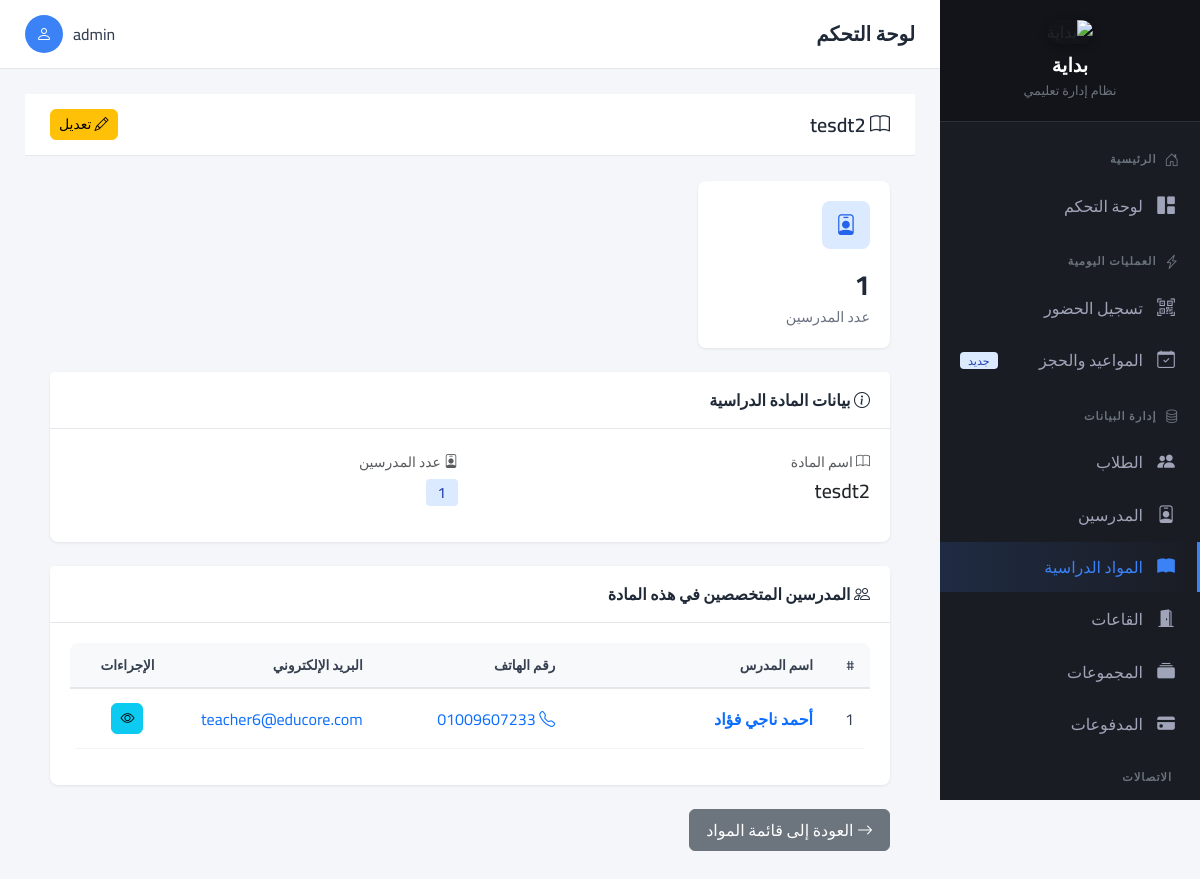
/teachers/subjects/2/ (signed in), run on the app's committed database.
### apps/accounts/models.py (models this page shows, shortened)
class User(AbstractUser):
    ROLE_CHOICES = [
        ('admin', 'مدير النظام'),
        ('supervisor', 'مشرف الحضور'),
        ('teacher', 'مدرس'),
    ]
    user_id = models.AutoField(primary_key=True)
    role = models.CharField(
        max_length=20,
        choices=ROLE_CHOICES,
        default='supervisor',
        verbose_name='الدور'
    )
    phone = models.CharField(
        max_length=17,
        blank=True,
        verbose_name='رقم الهاتف'
    )
    is_active = models.BooleanField(default=True)
    created_at = models.DateTimeField(auto_now_add=True)
    updated_at = models.DateTimeField(auto_now=True)
    class Meta:
        db_table = 'users'
        verbose_name = 'مستخدم'
        verbose_name_plural = 'المستخدمين'

### apps/teachers/models.py (models this page shows, shortened)
class Subject(models.Model):
    name = models.CharField(max_length=100, unique=True, verbose_name="اسم المادة")
    class Meta:
        db_table = 'subjects'
        verbose_name = 'مادة دراسية'
        verbose_name_plural = 'المواد الدراسية'
        ordering = ['name']

class Teacher(models.Model):
    teacher_id = models.AutoField(primary_key=True)
    full_name = models.CharField(max_length=255, verbose_name="اسم المدرس")
    phone = models.CharField(max_length=17, verbose_name="رقم الهاتف")
    email = models.EmailField(
        blank=True,
        null=True,
        unique=True,
        verbose_name="البريد الإلكتروني",
        help_text="حقل اختياري"
    )
    subjects = models.ManyToManyField(
        Subject,
        blank=True,
        related_name='teachers',
        verbose_name="التخصصات / المواد"
    )
    specialization = models.CharField(
        max_length=100,
        blank=True,
        verbose_name="التخصص (قديم)"
    )
    photo = models.ImageField(
        upload_to='teachers/photos/',
        blank=True,
        null=True,
        verbose_name="الصورة الشخصية",
        help_text="ضرورية لطباعة ظهر كارنيه الطالب"
    )
    hire_date = models.DateField(verbose_name="تاريخ التعيين")
    is_active = models.BooleanField(default=True, verbose_name="نشط")
    created_at = models.DateTimeField(auto_now_add=True)
    updated_at = models.DateTimeField(auto_now=True)
    class Meta:
        db_table = 'teachers'
        verbose_name = 'مدرس'
        verbose_name_plural = 'المدرسين'
        ordering = ['full_name']

### apps/teachers/views.py (the view)
# urls.py: path('subjects/<int:subject_id>/', views.subject_detail, name='subject_detail'),
@login_required
def subject_detail(request, subject_id):
    subject = get_object_or_404(Subject, pk=subject_id)
    teachers = subject.teachers.filter(is_active=True).order_by('full_name')
    return render(request, 'teachers/subjects/detail.html', {
        'subject': subject,
        'teachers': teachers,
        'teachers_count': teachers.count()
    })

### templates/teachers/subjects/detail.html (shortened to what this page needs)
{% extends 'base.html' %}
{% block content %}
<div class="top-header">
    <h1 class="page-title">
        <i class="bi bi-book"></i> {{ subject.name }}
    </h1>
    <div class="user-info">
        <a href="{% url 'teachers:subject_update' subject.id %}" class="btn btn-warning btn-sm">
            <i class="bi bi-pencil"></i> تعديل
        </a>
    </div>
</div>
<div class="content-area">
    <div class="row mb-4">
        <div class="col-md-3">
            <div class="stat-card">
                <div class="stat-icon blue">
                    <i class="bi bi-person-badge"></i>
                </div>
                <div class="stat-number">{{ teachers_count }}</div>
                <div class="stat-label">عدد المدرسين</div>
            </div>
        </div>
    </div>
    <div class="card mb-4">
        <div class="card-header">
            <i class="bi bi-info-circle"></i> بيانات المادة الدراسية
        </div>
        <div class="card-body">
            <div class="row">
                <div class="col-md-6">
                    <div class="mb-3">
                        <label class="form-label text-muted">
                            <i class="bi bi-book"></i> اسم المادة
                        </label>
                        <p class="h5">{{ subject.name }}</p>
                    </div>
                </div>
                <div class="col-md-6">
                    <div class="mb-3">
                        <label class="form-label text-muted">
                            <i class="bi bi-person-badge"></i> عدد المدرسين
                        </label>
                        <p class="h5">
                            {% if teachers_count > 0 %}
                            <span class="badge bg-primary">{{ teachers_count }}</span>
                            {% else %}
                            <span class="badge bg-secondary">لا يوجد</span>
                            {% endif %}
                        </p>
                    </div>
                </div>
            </div>
        </div>
    </div>
    <div class="card">
        <div class="card-header">
            <i class="bi bi-people"></i> المدرسين المتخصصين في هذه المادة
        </div>
        <div class="card-body">
            {% if teachers %}
            <div class="table-responsive">
                <table class="table table-hover mb-0">
                    <thead class="table-light">
                        <tr>
                            <th style="width: 5%">#</th>
                            <th style="width: 35%">اسم المدرس</th>
                            <th style="width: 25%">رقم الهاتف</th>
                            <th style="width: 20%">البريد الإلكتروني</th>
                            <th style="width: 15%; text-align: center;">الإجراءات</th>
                        </tr>
                    </thead>
                    <tbody>
                        {% for teacher in teachers %}
                        <tr>
                            <td>{{ forloop.counter }}</td>
                            <td>
                                <a href="{% url 'teachers:detail' teacher.teacher_id %}" class="text-decoration-none">
                                    <strong>{{ teacher.full_name }}</strong>
                                </a>
                            </td>
                            <td>
                                <a href="tel:{{ teacher.phone }}" class="text-decoration-none">
                                    <i class="bi bi-telephone"></i> {{ teacher.phone }}
                                </a>
                            </td>
                            <td>
                                {% if teacher.email %}
                                <a href="mailto:{{ teacher.email }}" class="text-decoration-none">
                                    {{ teacher.email }}
                                </a>
                                {% else %}
                                <span class="text-muted">—</span>
                                {% endif %}
                            </td>
                            <td style="text-align: center;">
                                <a href="{% url 'teachers:detail' teacher.teacher_id %}"
                                   class="btn btn-sm btn-info" title="عرض التفاصيل">
                                    <i class="bi bi-eye"></i>
                                </a>
                            </td>
                        </tr>
                        {% endfor %}
                    </tbody>
                </table>
            </div>
            {% else %}
            <div class="alert alert-info" role="alert">
                <i class="bi bi-info-circle"></i> لا يوجد مدرسين متخصصين في هذه المادة حالياً
            </div>
            {% endif %}
        </div>
    </div>
    <div class="mt-4">
        <a href="{% url 'teachers:subject_list' %}" class="btn btn-secondary">
            <i class="bi bi-arrow-right"></i> العودة إلى قائمة المواد
        </a>
    </div>
</div>
{% endblock %}

### templates/base.html (shortened to what this page needs)
<!DOCTYPE html>
<html lang="ar" dir="rtl">
<head>
    <link href="https://cdn.jsdelivr.net/npm/bootstrap@5.3.2/dist/css/bootstrap.rtl.min.css" rel="stylesheet">
    <link rel="stylesheet" href="https://cdn.jsdelivr.net/npm/bootstrap-icons@1.11.1/font/bootstrap-icons.css">
</head>
<body>
    <aside class="sidebar" id="sidebar">
        <div class="sidebar-header">
            <img src="https://quant1.b-cdn.net/R3TXa5heKSHw.jpeg" alt="بداية" class="sidebar-logo">
            <h4>بداية</h4>
            <span>نظام إدارة تعليمي</span>
        </div>
        <nav class="sidebar-menu">
            <div class="menu-section">
                <div class="menu-header">
                    <i class="bi bi-house-door"></i>
                    الرئيسية
                </div>
                <a href="{% url 'reports:dashboard' %}" class="menu-item {% if request.resolver_match.namespace == 'reports' and request.resolver_match.url_name == 'dashboard' %}active{% endif %}">
                    <i class="bi bi-grid-1x2-fill"></i>
                    <span>لوحة التحكم</span>
                </a>
            </div>
            <div class="menu-section">
                <div class="menu-header">
                    <i class="bi bi-lightning-charge"></i>
                    العمليات اليومية
                </div>
                <a href="{% url 'attendance:scanner' %}" class="menu-item {% if request.resolver_match.url_name == 'scanner' %}active{% endif %}">
                    <i class="bi bi-qr-code-scan"></i>
                    <span>تسجيل الحضور</span>
                </a>
                <a href="{% url 'teachers:booking_search' %}" class="menu-item {% if 'booking' in request.resolver_match.url_name %}active{% endif %}">
                    <i class="bi bi-calendar-check"></i>
                    <span>المواعيد والحجز</span>
                    <span class="badge bg-primary">جديد</span>
                </a>
            </div>
            <div class="menu-section">
                <div class="menu-header">
                    <i class="bi bi-database"></i>
                    إدارة البيانات
                </div>
                <a href="{% url 'students:list' %}" class="menu-item {% if request.resolver_match.namespace == 'students' %}active{% endif %}">
                    <i class="bi bi-people-fill"></i>
                    <span>الطلاب</span>
                </a>
                <a href="{% url 'teachers:list' %}" class="menu-item ">
                    <i class="bi bi-person-badge"></i>
                    <span>المدرسين</span>
                </a>
                <a href="{% url 'teachers:subject_list' %}" class="menu-item {% if 'subject' in request.resolver_match.url_name %}active{% endif %}">
                    <i class="bi bi-book-fill"></i>
                    <span>المواد الدراسية</span>
                </a>
                <a href="{% url 'teachers:room_list' %}" class="menu-item {% if 'room' in request.resolver_match.url_name %}active{% endif %}">
                    <i class="bi bi-door-open-fill"></i>
                    <span>القاعات</span>
                </a>
                <a href="{% url 'teachers:group_list' %}" class="menu-item {% if 'group' in request.resolver_match.url_name %}active{% endif %}">
                    <i class="bi bi-collection-fill"></i>
                    <span>المجموعات</span>
                </a>
                <a href="{% url 'payments:list' %}" class="menu-item {% if request.resolver_match.namespace == 'payments' %}active{% endif %}">
                    <i class="bi bi-credit-card-fill"></i>
                    <span>المدفوعات</span>
                </a>
            </div>
            <div class="menu-section">
                <div class="menu-header">
                    الاتصالات
                </div>
                <a href="{% url 'notifications:whatsapp_dashboard' %}" class="menu-item {% if 'whatsapp' in request.path %}active{% endif %}">
                </a>
            </div>
        </nav>
    </aside>
    <div class="main-wrapper">
        <header class="top-header">
            <div class="d-flex align-items-center">
                <h1 class="page-title">{% block page_title %}لوحة التحكم{% endblock %}</h1>
            </div>
            {% if user.is_authenticated %}
            <div class="user-info">
                <span class="user-name">{{ user.get_full_name|default:user.username }}</span>
                <div class="user-avatar">
                    <i class="bi bi-person"></i>
                </div>
            </div>
            {% endif %}
        </header>
        <main class="content-area">
            {% block content %}{% endblock %}
        </main>
    </div>
</body>
</html>

### templates/teachers/subjects/detail.html (style rules this page uses)
.table-responsive { border-radius: 8px; }
.table thead th { background-color: #f8f9fa; font-weight: 600; color: #374151; border-bottom: 2px solid #e5e7eb; }
.badge { padding: 6px 12px; font-weight: 500; }
.btn-sm { padding: 4px 8px; font-size: 0.875rem; }
.form-label { font-weight: 500; font-size: 0.875rem; }
.card { border-radius: 8px; box-shadow: 0 1px 3px rgba(0,0,0,0.08); }

### data on the page
User: get_full_name "admin"
Subject: name "tesdt2"
Teacher: full_name "أحمد ناجي فؤاد", phone "01009607233", email "teacher6@educore.com"

### other printed values
{{ teachers_count }} "1"
